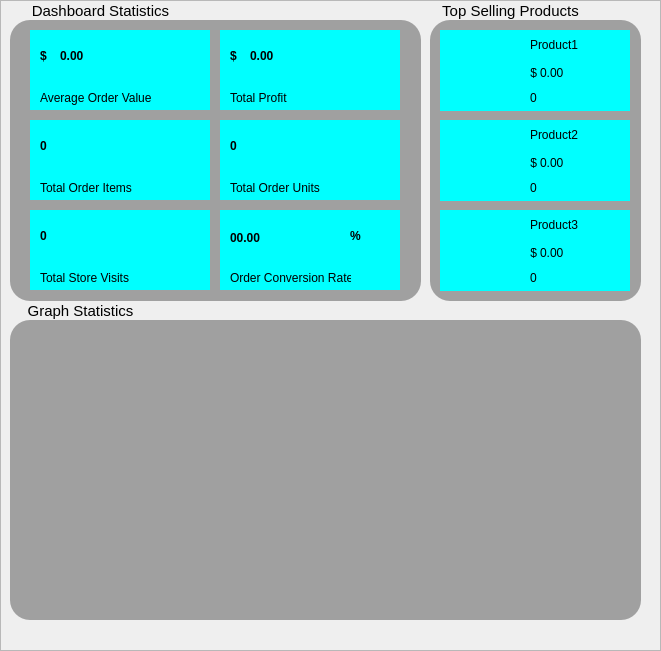
                <widget class="QFrame" name="frame_18">
                 <property name="geometry">
                  <rect>
                   <x>-6</x>
                   <y>0</y>
                   <width>661</width>
                   <height>651</height>
                  </rect>
                 </property>
                 <property name="frameShape">
                  <enum>QFrame::StyledPanel</enum>
                 </property>
                 <property name="frameShadow">
                  <enum>QFrame::Raised</enum>
                 </property>
                 <widget class="QLabel" name="label_21">
                  <property name="geometry">
                   <rect>
                    <x>10</x>
                    <y>20</y>
                    <width>411</width>
                    <height>281</height>
                   </rect>
                  </property>
                  <property name="styleSheet">
                   <string notr="true">background-color: rgb(160, 160, 160);
border-radius: 20px;</string>
                  </property>
                  <property name="text">
                   <string/>
                  </property>
                 </widget>
                 <widget class="QFrame" name="graph_frame">
                  <property name="geometry">
                   <rect>
                    <x>10</x>
                    <y>320</y>
                    <width>631</width>
                    <height>300</height>
                   </rect>
                  </property>
                  <property name="styleSheet">
                   <string notr="true">background-color: rgb(160, 160, 160);
border-radius: 20px;</string>
                  </property>
                  <property name="frameShape">
                   <enum>QFrame::StyledPanel</enum>
                  </property>
                  <property name="frameShadow">
                   <enum>QFrame::Raised</enum>
                  </property>
                 </widget>
                 <widget class="QLabel" name="label_43">
                  <property name="geometry">
                   <rect>
                    <x>0</x>
                    <y>303</y>
                    <width>161</width>
                    <height>16</height>
                   </rect>
                  </property>
                  <property name="styleSheet">
                   <string notr="true">background-color: none;
font-size: 15px</string>
                  </property>
                  <property name="text">
                   <string>Graph Statistics</string>
                  </property>
                  <property name="alignment">
                   <set>Qt::AlignCenter</set>
                  </property>
                 </widget>
                 <widget class="QFrame" name="frame_25">
                  <property name="geometry">
                   <rect>
                    <x>430</x>
                    <y>20</y>
                    <width>211</width>
                    <height>281</height>
                   </rect>
                  </property>
                  <property name="styleSheet">
                   <string notr="true">background-color: rgb(160, 160, 160);
border-radius: 20px;</string>
                  </property>
                  <property name="frameShape">
                   <enum>QFrame::StyledPanel</enum>
                  </property>
                  <property name="frameShadow">
                   <enum>QFrame::Raised</enum>
                  </property>
                  <widget class="QFrame" name="top_sellling_product_1">
                   <property name="geometry">
                    <rect>
                     <x>10</x>
                     <y>10</y>
                     <width>190</width>
                     <height>81</height>
                    </rect>
                   </property>
                   <property name="styleSheet">
                    <string notr="true">background-color: rgb(0, 255, 255);
border-radius: 0px;</string>
                   </property>
                   <property name="frameShape">
                    <enum>QFrame::StyledPanel</enum>
                   </property>
                   <property name="frameShadow">
                    <enum>QFrame::Raised</enum>
                   </property>
                   <widget class="QLabel" name="main_image_label_1">
                    <property name="geometry">
                     <rect>
                      <x>10</x>
                      <y>5</y>
                      <width>70</width>
                      <height>70</height>
                     </rect>
                    </property>
                    <property name="styleSheet">
                     <string notr="true"/>
                    </property>
                    <property name="text">
                     <string/>
                    </property>
                    <property name="scaledContents">
                     <bool>true</bool>
                    </property>
                    <property name="wordWrap">
                     <bool>true</bool>
                    </property>
                   </widget>
                   <widget class="QLabel" name="product_name_label_1">
                    <property name="geometry">
                     <rect>
                      <x>90</x>
                      <y>0</y>
                      <width>91</width>
                      <height>30</height>
                     </rect>
                    </property>
                    <property name="styleSheet">
                     <string notr="true"/>
                    </property>
                    <property name="text">
                     <string>Product1</string>
                    </property>
                    <property name="scaledContents">
                     <bool>true</bool>
                    </property>
                    <property name="wordWrap">
                     <bool>true</bool>
                    </property>
                   </widget>
                   <widget class="QLabel" name="product_price_label_1">
                    <property name="geometry">
                     <rect>
                      <x>100</x>
                      <y>30</y>
                      <width>81</width>
                      <height>25</height>
                     </rect>
                    </property>
                    <property name="styleSheet">
                     <string notr="true"/>
                    </property>
                    <property name="text">
                     <string>0.00</string>
                    </property>
                    <property name="scaledContents">
                     <bool>true</bool>
                    </property>
                    <property name="wordWrap">
                     <bool>true</bool>
                    </property>
                   </widget>
                   <widget class="QLabel" name="product_quantity_sold_label_1">
                    <property name="geometry">
                     <rect>
                      <x>90</x>
                      <y>55</y>
                      <width>91</width>
                      <height>25</height>
                     </rect>
                    </property>
                    <property name="styleSheet">
                     <string notr="true"/>
                    </property>
                    <property name="text">
                     <string>0</string>
                    </property>
                    <property name="scaledContents">
                     <bool>true</bool>
                    </property>
                    <property name="wordWrap">
                     <bool>true</bool>
                    </property>
                   </widget>
                   <widget class="QLabel" name="product_price_label_4">
                    <property name="geometry">
                     <rect>
                      <x>87</x>
                      <y>30</y>
                      <width>10</width>
                      <height>25</height>
                     </rect>
                    </property>
                    <property name="styleSheet">
                     <string notr="true"/>
                    </property>
                    <property name="text">
                     <string>$</string>
                    </property>
                    <property name="scaledContents">
                     <bool>true</bool>
                    </property>
                    <property name="alignment">
                     <set>Qt::AlignRight|Qt::AlignTrailing|Qt::AlignVCenter</set>
                    </property>
                    <property name="wordWrap">
                     <bool>true</bool>
                    </property>
                   </widget>
                  </widget>
                  <widget class="QFrame" name="top_sellling_product_2">
                   <property name="geometry">
                    <rect>
                     <x>10</x>
                     <y>100</y>
                     <width>190</width>
                     <height>81</height>
                    </rect>
                   </property>
                   <property name="styleSheet">
                    <string notr="true">background-color: rgb(0, 255, 255);
border-radius: 0px;</string>
                   </property>
                   <property name="frameShape">
                    <enum>QFrame::StyledPanel</enum>
                   </property>
                   <property name="frameShadow">
                    <enum>QFrame::Raised</enum>
                   </property>
                   <widget class="QLabel" name="main_image_label_2">
                    <property name="geometry">
                     <rect>
                      <x>10</x>
                      <y>5</y>
                      <width>70</width>
                      <height>70</height>
                     </rect>
                    </property>
                    <property name="styleSheet">
                     <string notr="true"/>
                    </property>
                    <property name="text">
                     <string/>
                    </property>
                    <property name="scaledContents">
                     <bool>true</bool>
                    </property>
                    <property name="wordWrap">
                     <bool>true</bool>
                    </property>
                   </widget>
                   <widget class="QLabel" name="product_name_label_2">
                    <property name="geometry">
                     <rect>
                      <x>90</x>
                      <y>0</y>
                      <width>91</width>
                      <height>30</height>
                     </rect>
                    </property>
                    <property name="styleSheet">
                     <string notr="true"/>
                    </property>
                    <property name="text">
                     <string>Product2</string>
                    </property>
                    <property name="scaledContents">
                     <bool>true</bool>
                    </property>
                    <property name="wordWrap">
                     <bool>true</bool>
                    </property>
                   </widget>
                   <widget class="QLabel" name="product_price_label_2">
                    <property name="geometry">
                     <rect>
                      <x>100</x>
                      <y>30</y>
                      <width>81</width>
                      <height>25</height>
                     </rect>
                    </property>
                    <property name="styleSheet">
                     <string notr="true"/>
                    </property>
                    <property name="text">
                     <string>0.00</string>
                    </property>
                    <property name="scaledContents">
                     <bool>true</bool>
                    </property>
                    <property name="wordWrap">
                     <bool>true</bool>
                    </property>
                   </widget>
                   <widget class="QLabel" name="product_quantity_sold_label_2">
                    <property name="geometry">
                     <rect>
                      <x>90</x>
                      <y>55</y>
                      <width>91</width>
                      <height>25</height>
                     </rect>
                    </property>
                    <property name="styleSheet">
                     <string notr="true"/>
                    </property>
                    <property name="text">
                     <string>0</string>
                    </property>
                    <property name="scaledContents">
                     <bool>true</bool>
                    </property>
                    <property name="wordWrap">
                     <bool>true</bool>
                    </property>
                   </widget>
                   <widget class="QLabel" name="product_price_label_5">
                    <property name="geometry">
                     <rect>
                      <x>87</x>
                      <y>30</y>
                      <width>10</width>
                      <height>25</height>
                     </rect>
                    </property>
                    <property name="styleSheet">
                     <string notr="true"/>
                    </property>
                    <property name="text">
                     <string>$</string>
                    </property>
                    <property name="scaledContents">
                     <bool>true</bool>
                    </property>
                    <property name="alignment">
                     <set>Qt::AlignRight|Qt::AlignTrailing|Qt::AlignVCenter</set>
                    </property>
                    <property name="wordWrap">
                     <bool>true</bool>
                    </property>
                   </widget>
                  </widget>
                  <widget class="QFrame" name="top_sellling_product_3">
                   <property name="geometry">
                    <rect>
                     <x>10</x>
                     <y>190</y>
                     <width>190</width>
                     <height>81</height>
                    </rect>
                   </property>
                   <property name="styleSheet">
                    <string notr="true">background-color: rgb(0, 255, 255);
border-radius: 0px;</string>
                   </property>
                   <property name="frameShape">
                    <enum>QFrame::StyledPanel</enum>
                   </property>
                   <property name="frameShadow">
                    <enum>QFrame::Raised</enum>
                   </property>
                   <widget class="QLabel" name="main_image_label_3">
                    <property name="geometry">
                     <rect>
                      <x>10</x>
                      <y>5</y>
                      <width>70</width>
                      <height>70</height>
                     </rect>
                    </property>
                    <property name="styleSheet">
                     <string notr="true"/>
                    </property>
                    <property name="text">
                     <string/>
                    </property>
                    <property name="scaledContents">
                     <bool>true</bool>
                    </property>
                    <property name="wordWrap">
                     <bool>true</bool>
                    </property>
                   </widget>
                   <widget class="QLabel" name="product_name_label_3">
                    <property name="geometry">
                     <rect>
                      <x>90</x>
                      <y>0</y>
                      <width>91</width>
                      <height>30</height>
                     </rect>
                    </property>
                    <property name="styleSheet">
                     <string notr="true"/>
                    </property>
                    <property name="text">
                     <string>Product3</string>
                    </property>
                    <property name="scaledContents">
                     <bool>true</bool>
                    </property>
                    <property name="wordWrap">
                     <bool>true</bool>
                    </property>
                   </widget>
                   <widget class="QLabel" name="product_price_label_3">
                    <property name="geometry">
                     <rect>
                      <x>100</x>
                      <y>30</y>
                      <width>81</width>
                      <height>25</height>
                     </rect>
                    </property>
                    <property name="styleSheet">
                     <string notr="true"/>
                    </property>
                    <property name="text">
                     <string>0.00</string>
                    </property>
                    <property name="scaledContents">
                     <bool>true</bool>
                    </property>
                    <property name="wordWrap">
                     <bool>true</bool>
                    </property>
                   </widget>
                   <widget class="QLabel" name="product_quantity_sold_label_3">
                    <property name="geometry">
                     <rect>
                      <x>90</x>
                      <y>55</y>
                      <width>91</width>
                      <height>25</height>
                     </rect>
                    </property>
                    <property name="styleSheet">
                     <string notr="true"/>
                    </property>
                    <property name="text">
                     <string>0</string>
                    </property>
                    <property name="scaledContents">
                     <bool>true</bool>
                    </property>
                    <property name="wordWrap">
                     <bool>true</bool>
                    </property>
                   </widget>
                   <widget class="QLabel" name="product_price_label_6">
                    <property name="geometry">
                     <rect>
                      <x>87</x>
                      <y>30</y>
                      <width>10</width>
                      <height>25</height>
                     </rect>
                    </property>
                    <property name="styleSheet">
                     <string notr="true"/>
                    </property>
                    <property name="text">
                     <string>$</string>
                    </property>
                    <property name="scaledContents">
                     <bool>true</bool>
                    </property>
                    <property name="alignment">
                     <set>Qt::AlignRight|Qt::AlignTrailing|Qt::AlignVCenter</set>
                    </property>
                    <property name="wordWrap">
                     <bool>true</bool>
                    </property>
                   </widget>
                  </widget>
                 </widget>
                 <widget class="QLabel" name="label_44">
                  <property name="geometry">
                   <rect>
                    <x>430</x>
                    <y>3</y>
                    <width>161</width>
                    <height>16</height>
                   </rect>
                  </property>
                  <property name="styleSheet">
                   <string notr="true">background-color: none;
font-size: 15px</string>
                  </property>
                  <property name="text">
                   <string>Top Selling Products</string>
                  </property>
                  <property name="alignment">
                   <set>Qt::AlignCenter</set>
                  </property>
                 </widget>
                 <widget class="QLabel" name="label_45">
                  <property name="geometry">
                   <rect>
                    <x>20</x>
                    <y>3</y>
                    <width>161</width>
                    <height>16</height>
                   </rect>
                  </property>
                  <property name="styleSheet">
                   <string notr="true">background-color: none;
font-size: 15px</string>
                  </property>
                  <property name="text">
                   <string>Dashboard Statistics</string>
                  </property>
                  <property name="alignment">
                   <set>Qt::AlignCenter</set>
                  </property>
                 </widget>
                 <widget class="QPushButton" name="averageordervaluebutton">
                  <property name="geometry">
                   <rect>
                    <x>30</x>
                    <y>30</y>
                    <width>180</width>
                    <height>80</height>
                   </rect>
                  </property>
                  <property name="styleSheet">
                   <string notr="true">background-color: rgb(0, 255, 255);
border-radius: 0px;</string>
                  </property>
                  <property name="text">
                   <string/>
                  </property>
                 </widget>
                 <widget class="QLabel" name="total_amount_spent_label_6">
                  <property name="geometry">
                   <rect>
                    <x>40</x>
                    <y>30</y>
                    <width>31</width>
                    <height>51</height>
                   </rect>
                  </property>
                  <property name="styleSheet">
                   <string notr="true">background-color: none;
font: 30px &quot;CentSchbkCyrill BT&quot;;
font-weight: bold;

</string>
                  </property>
                  <property name="text">
                   <string>$</string>
                  </property>
                  <property name="wordWrap">
                   <bool>true</bool>
                  </property>
                 </widget>
                 <widget class="QLabel" name="label_29">
                  <property name="geometry">
                   <rect>
                    <x>40</x>
                    <y>90</y>
                    <width>161</width>
                    <height>16</height>
                   </rect>
                  </property>
                  <property name="text">
                   <string>Average Order Value</string>
                  </property>
                 </widget>
                 <widget class="QLabel" name="average_order_value_label">
                  <property name="geometry">
                   <rect>
                    <x>60</x>
                    <y>30</y>
                    <width>151</width>
                    <height>51</height>
                   </rect>
                  </property>
                  <property name="styleSheet">
                   <string notr="true">background-color: none;
font: 30px &quot;CentSchbkCyrill BT&quot;;
font-weight: bold;

</string>
                  </property>
                  <property name="text">
                   <string>0.00</string>
                  </property>
                  <property name="scaledContents">
                   <bool>true</bool>
                  </property>
                  <property name="wordWrap">
                   <bool>true</bool>
                  </property>
                 </widget>
                 <widget class="QPushButton" name="totalprofitbutton">
                  <property name="geometry">
                   <rect>
                    <x>220</x>
                    <y>30</y>
                    <width>180</width>
                    <height>80</height>
                   </rect>
                  </property>
                  <property name="styleSheet">
                   <string notr="true">background-color: rgb(0, 255, 255);
border-radius: 0px;</string>
                  </property>
                  <property name="text">
                   <string/>
                  </property>
                 </widget>
                 <widget class="QLabel" name="total_amount_spent_label_3">
                  <property name="geometry">
                   <rect>
                    <x>230</x>
                    <y>30</y>
                    <width>31</width>
                    <height>51</height>
                   </rect>
                  </property>
                  <property name="styleSheet">
                   <string notr="true">background-color: none;
font: 30px &quot;CentSchbkCyrill BT&quot;;
font-weight: bold;

</string>
                  </property>
                  <property name="text">
                   <string>$</string>
                  </property>
                  <property name="wordWrap">
                   <bool>true</bool>
                  </property>
                 </widget>
                 <widget class="QLabel" name="total_profit_label">
                  <property name="geometry">
                   <rect>
                    <x>250</x>
                    <y>30</y>
                    <width>151</width>
                    <height>51</height>
                   </rect>
                  </property>
                  <property name="styleSheet">
                   <string notr="true">background-color: none;
font: 30px &quot;CentSchbkCyrill BT&quot;;
font-weight: bold;

</string>
                  </property>
                  <property name="text">
                   <string>0.00</string>
                  </property>
                  <property name="scaledContents">
                   <bool>true</bool>
                  </property>
                  <property name="wordWrap">
                   <bool>true</bool>
                  </property>
                 </widget>
                 <widget class="QLabel" name="label_40">
                  <property name="geometry">
                   <rect>
                    <x>230</x>
                    <y>90</y>
                    <width>161</width>
                    <height>16</height>
                   </rect>
                  </property>
                  <property name="text">
                   <string>Total Profit</string>
                  </property>
                 </widget>
                 <widget class="QPushButton" name="totalorderitemsbutton">
                  <property name="geometry">
                   <rect>
                    <x>30</x>
                    <y>120</y>
                    <width>180</width>
                    <height>80</height>
                   </rect>
                  </property>
                  <property name="styleSheet">
                   <string notr="true">background-color: rgb(0, 255, 255);
border-radius: 0px;</string>
                  </property>
                  <property name="text">
                   <string/>
                  </property>
                 </widget>
                 <widget class="QLabel" name="total_order_items_label">
                  <property name="geometry">
                   <rect>
                    <x>40</x>
                    <y>120</y>
                    <width>171</width>
                    <height>51</height>
                   </rect>
                  </property>
                  <property name="styleSheet">
                   <string notr="true">background-color: none;
font: 50px &quot;CentSchbkCyrill BT&quot;;
font-weight: bold;

</string>
                  </property>
                  <property name="text">
                   <string>0</string>
                  </property>
                  <property name="scaledContents">
                   <bool>true</bool>
                  </property>
                  <property name="wordWrap">
                   <bool>true</bool>
                  </property>
                 </widget>
                 <widget class="QLabel" name="label_28">
                  <property name="geometry">
                   <rect>
                    <x>40</x>
                    <y>180</y>
                    <width>101</width>
                    <height>16</height>
                   </rect>
                  </property>
                  <property name="text">
                   <string>Total Order Items</string>
                  </property>
                 </widget>
                 <widget class="QPushButton" name="totalorderunitsbutton">
                  <property name="geometry">
                   <rect>
                    <x>220</x>
                    <y>120</y>
                    <width>180</width>
                    <height>80</height>
                   </rect>
                  </property>
                  <property name="styleSheet">
                   <string notr="true">background-color: rgb(0, 255, 255);
border-radius: 0px;</string>
                  </property>
                  <property name="text">
                   <string/>
                  </property>
                 </widget>
                 <widget class="QLabel" name="label_41">
                  <property name="geometry">
                   <rect>
                    <x>230</x>
                    <y>180</y>
                    <width>101</width>
                    <height>16</height>
                   </rect>
                  </property>
                  <property name="text">
                   <string>Total Order Units</string>
                  </property>
                 </widget>
                 <widget class="QLabel" name="total_order_units_label">
                  <property name="geometry">
                   <rect>
                    <x>230</x>
                    <y>120</y>
                    <width>171</width>
                    <height>51</height>
                   </rect>
                  </property>
                  <property name="styleSheet">
                   <string notr="true">background-color: none;
font: 50px &quot;CentSchbkCyrill BT&quot;;
font-weight: bold;

</string>
                  </property>
                  <property name="text">
                   <string>0</string>
                  </property>
                  <property name="scaledContents">
                   <bool>true</bool>
                  </property>
                  <property name="wordWrap">
                   <bool>true</bool>
                  </property>
                 </widget>
                 <widget class="QPushButton" name="totalstorevisistsbutton">
                  <property name="geometry">
                   <rect>
                    <x>30</x>
                    <y>210</y>
                    <width>180</width>
                    <height>80</height>
                   </rect>
                  </property>
                  <property name="styleSheet">
                   <string notr="true">background-color: rgb(0, 255, 255);
border-radius: 0px;</string>
                  </property>
                  <property name="text">
                   <string/>
                  </property>
                 </widget>
                 <widget class="QLabel" name="label_23">
                  <property name="geometry">
                   <rect>
                    <x>40</x>
                    <y>270</y>
                    <width>101</width>
                    <height>16</height>
                   </rect>
                  </property>
                  <property name="text">
                   <string>Total Store Visits</string>
                  </property>
                 </widget>
                 <widget class="QLabel" name="total_store_visits_label">
                  <property name="geometry">
                   <rect>
                    <x>40</x>
                    <y>210</y>
                    <width>171</width>
                    <height>51</height>
                   </rect>
                  </property>
                  <property name="styleSheet">
                   <string notr="true">background-color: none;
font: 50px &quot;CentSchbkCyrill BT&quot;;
font-weight: bold;

</string>
                  </property>
                  <property name="text">
                   <string>0</string>
                  </property>
                  <property name="scaledContents">
                   <bool>true</bool>
                  </property>
                  <property name="wordWrap">
                   <bool>true</bool>
                  </property>
                 </widget>
                 <widget class="QPushButton" name="orderconversionratebutton">
                  <property name="geometry">
                   <rect>
                    <x>220</x>
                    <y>210</y>
                    <width>180</width>
                    <height>80</height>
                   </rect>
                  </property>
                  <property name="styleSheet">
                   <string notr="true">background-color: rgb(0, 255, 255);
border-radius: 0px;</string>
                  </property>
                  <property name="text">
                   <string/>
                  </property>
                 </widget>
                 <widget class="QLabel" name="label_42">
                  <property name="geometry">
                   <rect>
                    <x>230</x>
                    <y>270</y>
                    <width>121</width>
                    <height>16</height>
                   </rect>
                  </property>
                  <property name="text">
                   <string>Order Conversion Rate</string>
                  </property>
                 </widget>
                 <widget class="QLabel" name="total_amount_spent_label_4">
                  <property name="geometry">
                   <rect>
                    <x>350</x>
                    <y>210</y>
                    <width>41</width>
                    <height>51</height>
                   </rect>
                  </property>
                  <property name="styleSheet">
                   <string notr="true">background-color: none;
font: 45px &quot;CentSchbkCyrill BT&quot;;
font-weight: bold;

</string>
                  </property>
                  <property name="text">
                   <string>%</string>
                  </property>
                  <property name="wordWrap">
                   <bool>true</bool>
                  </property>
                 </widget>
                 <widget class="QLabel" name="order_conversion_rate_label">
                  <property name="geometry">
                   <rect>
                    <x>230</x>
                    <y>210</y>
                    <width>151</width>
                    <height>55</height>
                   </rect>
                  </property>
                  <property name="styleSheet">
                   <string notr="true">background-color: none;
font: 45px &quot;CentSchbkCyrill BT&quot;;
font-weight: bold;

</string>
                  </property>
                  <property name="text">
                   <string>00.00</string>
                  </property>
                  <property name="scaledContents">
                   <bool>true</bool>
                  </property>
                  <property name="wordWrap">
                   <bool>true</bool>
                  </property>
                 </widget>
                </widget>
